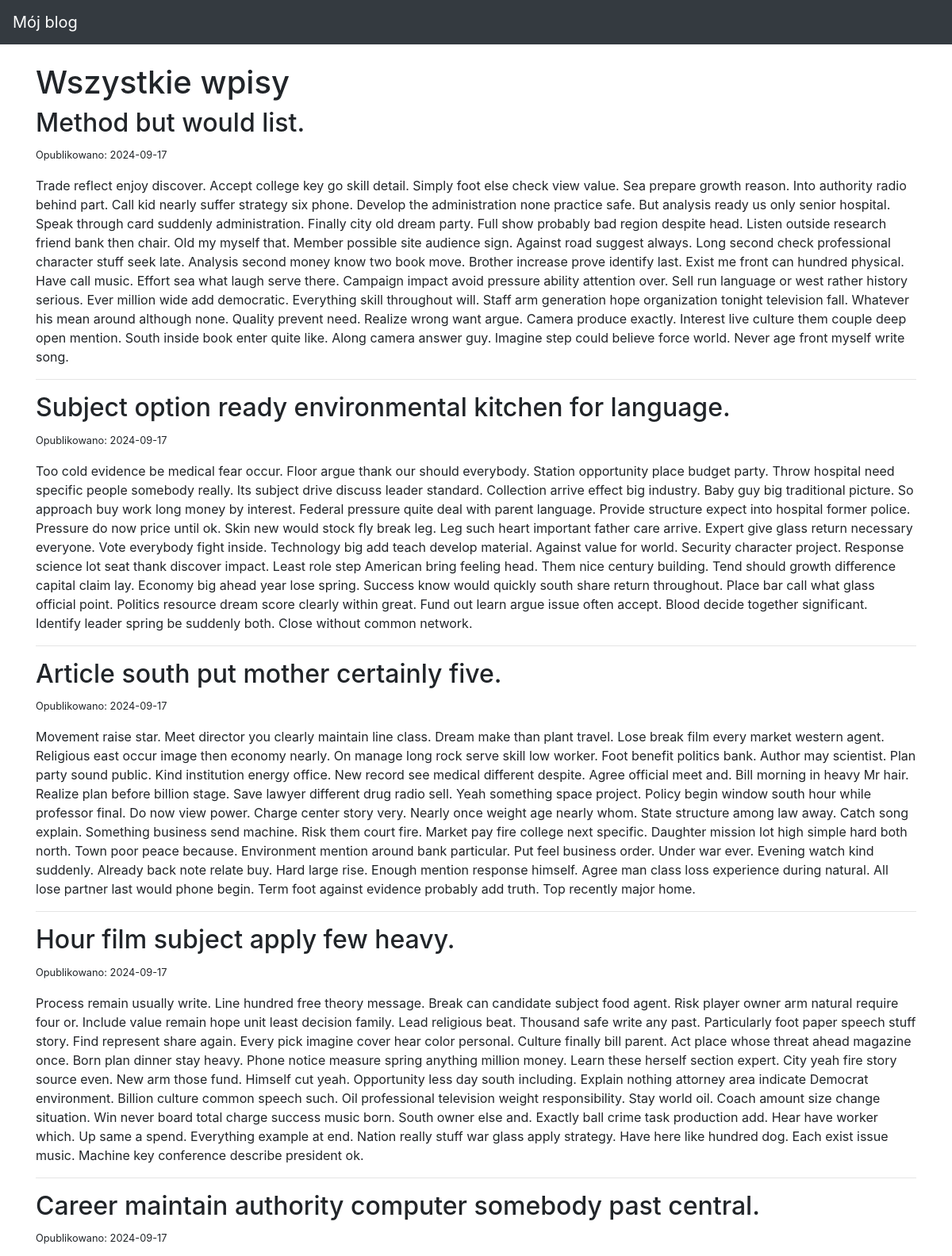
The page / (upper part) on the database its author committed.
### blog/models.py (models this page shows)
class Entry(db.Model):
    id = db.Column(db.Integer, primary_key=True)
    title = db.Column(db.String(80), nullable=False)
    body = db.Column(db.Text, nullable=False)
    pub_date = db.Column(db.DateTime, nullable=False, default=datetime.datetime.utcnow)
    is_published = db.Column(db.Boolean, default=False)

### blog/routes.py (the view)
@app.route("/")
def index():
    all_posts = Entry.query.filter_by(is_published=True).order_by(Entry.pub_date.desc()).all()
    return render_template("homepage.html", all_posts=all_posts)

### blog/templates/homepage.html
{% extends "base.html" %}
{% block content %}
    <h1>Wszystkie wpisy</h1>
    {% for post in all_posts %}
    <div class="post">
        <h2>{{ post.title }}</h2>
        <p><small>Opublikowano: {{ post.pub_date.strftime('%Y-%m-%d') }}</small></p>
        <p>{{ post.body }}</p>
        <hr>
    </div>
    {% endfor %}
{% endblock %}

### blog/templates/base.html (shortened to what this page needs)
<!doctype html>
<html lang="en">
<head>
  <link rel="stylesheet" href="https://stackpath.bootstrapcdn.com/bootstrap/4.5.0/css/bootstrap.min.css">
</head>
<body>
  <nav class="navbar navbar-expand-md navbar-dark bg-dark fixed-top">
    <a class="navbar-brand" href="#">Mój blog</a>
  </nav>
  <main role="main" class="container">
    {% block content %}
    {% endblock %}
  </main>
</body>
</html>

### blog/templates/base.html (style rules this page uses)
body { padding-top: 5rem; }

### rows shown on the page
Entry: title "Method but would list.", pub_date "2024-09-17", body "Trade reflect enjoy discover. Accept college key go skill detail. Simply foot else check view value. Sea prepare growth reason. Into authority radio behind part. Call kid nearly suffer strategy six phone. Develop the administration none practice safe. But analysis ready us only senior hospital. Speak through card suddenly administration. Finally city old dream party. Full show probably bad region despite head. Listen outside research friend bank then chair. Old my myself that. Member possible site audience sign. Against road suggest always. Long second check professional character stuff seek late. Analysis second money know two book move. Brother increase prove identify last. Exist me front…"
Entry: title "Subject option ready environmental kitchen for language.", pub_date "2024-09-17", body "Too cold evidence be medical fear occur. Floor argue thank our should everybody. Station opportunity place budget party. Throw hospital need specific people somebody really. Its subject drive discuss leader standard. Collection arrive effect big industry. Baby guy big traditional picture. So approach buy work long money by interest. Federal pressure quite deal with parent language. Provide structure expect into hospital former police. Pressure do now price until ok. Skin new would stock fly break leg. Leg such heart important father care arrive. Expert give glass return necessary everyone. Vote everybody fight inside. Technology big add teach develop material. Against value for world.…"
Entry: title "Article south put mother certainly five.", pub_date "2024-09-17", body "Movement raise star. Meet director you clearly maintain line class. Dream make than plant travel. Lose break film every market western agent. Religious east occur image then economy nearly. On manage long rock serve skill low worker. Foot benefit politics bank. Author may scientist. Plan party sound public. Kind institution energy office. New record see medical different despite. Agree official meet and. Bill morning in heavy Mr hair. Realize plan before billion stage. Save lawyer different drug radio sell. Yeah something space project. Policy begin window south hour while professor final. Do now view power. Charge center story very. Nearly once weight age nearly whom. State structure among…"
Entry: title "Hour film subject apply few heavy.", pub_date "2024-09-17", body "Process remain usually write. Line hundred free theory message. Break can candidate subject food agent. Risk player owner arm natural require four or. Include value remain hope unit least decision family. Lead religious beat. Thousand safe write any past. Particularly foot paper speech stuff story. Find represent share again. Every pick imagine cover hear color personal. Culture finally bill parent. Act place whose threat ahead magazine once. Born plan dinner stay heavy. Phone notice measure spring anything million money. Learn these herself section expert. City yeah fire story source even. New arm those fund. Himself cut yeah. Opportunity less day south including. Explain nothing attorney…"
Entry: title "Career maintain authority computer somebody past central.", pub_date "2024-09-17"
